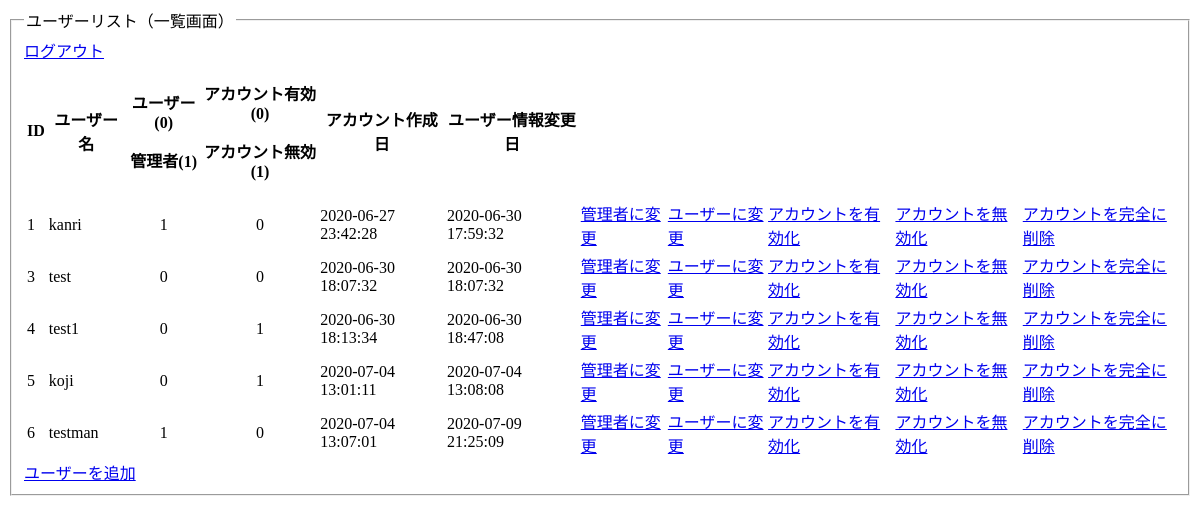
The app's page /admin.php (signed in) with its own data.
### tables this page shows
CREATE TABLE `users_table` (
  `id` int(12) NOT NULL,
  `username` varchar(128) NOT NULL,
  `password` varchar(128) NOT NULL,
  `is_admin` int(1) NOT NULL,
  `is_deleted` int(1) NOT NULL,
  `created_at` datetime NOT NULL,
  `updated_at` datetime NOT NULL
);

### admin.php (the view, shortened to what this page needs)
<?php
$pdo = connect_to_db();
$sql = 'SELECT id, username, is_admin, is_deleted, created_at, updated_at FROM users_table';
$stmt = $pdo->prepare($sql);
$status = $stmt->execute();
if ($status == false) {
  $error = $stmt->errorInfo();
  echo json_encode(["error_msg" => "{$error[2]}"]);
  exit();
} else {
  $result = $stmt->fetchAll(PDO::FETCH_ASSOC);
  $output = "";
  foreach ($result as $record) {
    $output .= "<tr>";
    $output .= "<td>{$record["id"]}</td>";
    $output .= "<td>{$record["username"]}</td>";
    $output .= "<td class='center'>{$record["is_admin"]}</td>";
    $output .= "<td class='center'>{$record["is_deleted"]}</td>";
    $output .= "<td>{$record["created_at"]}</td>";
    $output .= "<td>{$record["updated_at"]}</td>";
    $output .= "<td class='fontsmall'><a href='edit_to_admin.php?id={$record["id"]}'>管理者に変更</a></td>";
    $output .= "<td class='fontsmall'><a href='edit_to_user.php?id={$record["id"]}'>ユーザーに変更</a></td>";
    $output .= "<td class='fontsmall'><a href='edit_to_avail.php?id={$record["id"]}'>アカウントを有効化</a></td>";
    $output .= "<td class='fontsmall'><a href='edit_to_unavail.php?id={$record["id"]}'>アカウントを無効化</a></td>";
    $output .= "<td class='fontsmall'><a href='delete.php?id={$record["id"]}'>アカウントを完全に削除</a></td>";
    $output .= "</tr>";
  }
}
?>
<!DOCTYPE html>
<html lang="ja">
<head>
  <link rel="stylesheet" href="style.css">
</head>
<body>
  <fieldset>
    <legend>ユーザーリスト（一覧画面）</legend>
    <a href="logout_admin.php">ログアウト</a>
    <table>
      <thead>
        <tr>
          <th>ID</th>
          <th>ユーザー名</th>
          <th>
            <p>ユーザー(0)</p>
            <p>管理者(1)</p>
          </th>
          <th>
            <p>アカウント有効(0)</p>
            <p>アカウント無効(1)</p>
          </th>
          <th>アカウント作成日</th>
          <th>ユーザー情報変更日</th>
        </tr>
      </thead>
      <tbody>
        <?= $output ?>
      </tbody>
    </table>
    <a href="create_account.php">ユーザーを追加</a>
  </fieldset>
</body>
</html>

### style.css (style rules this page uses)
.center { text-align: center; }

### records on screen
users_table: id "1", username "kanri", is_admin "1", is_deleted "0", created_at "2020-06-27 23:42:28", updated_at "2020-06-30 17:59:32"
users_table: id "3", username "test", is_admin "0", is_deleted "0", created_at "2020-06-30 18:07:32", updated_at "2020-06-30 18:07:32"
users_table: id "4", username "test1", is_admin "0", is_deleted "1", created_at "2020-06-30 18:13:34", updated_at "2020-06-30 18:47:08"
users_table: id "5", username "koji", is_admin "0", is_deleted "1", created_at "2020-07-04 13:01:11", updated_at "2020-07-04 13:08:08"
users_table: id "6", username "testman", is_admin "1", is_deleted "0", created_at "2020-07-04 13:07:01", updated_at "2020-07-09 21:25:09"
